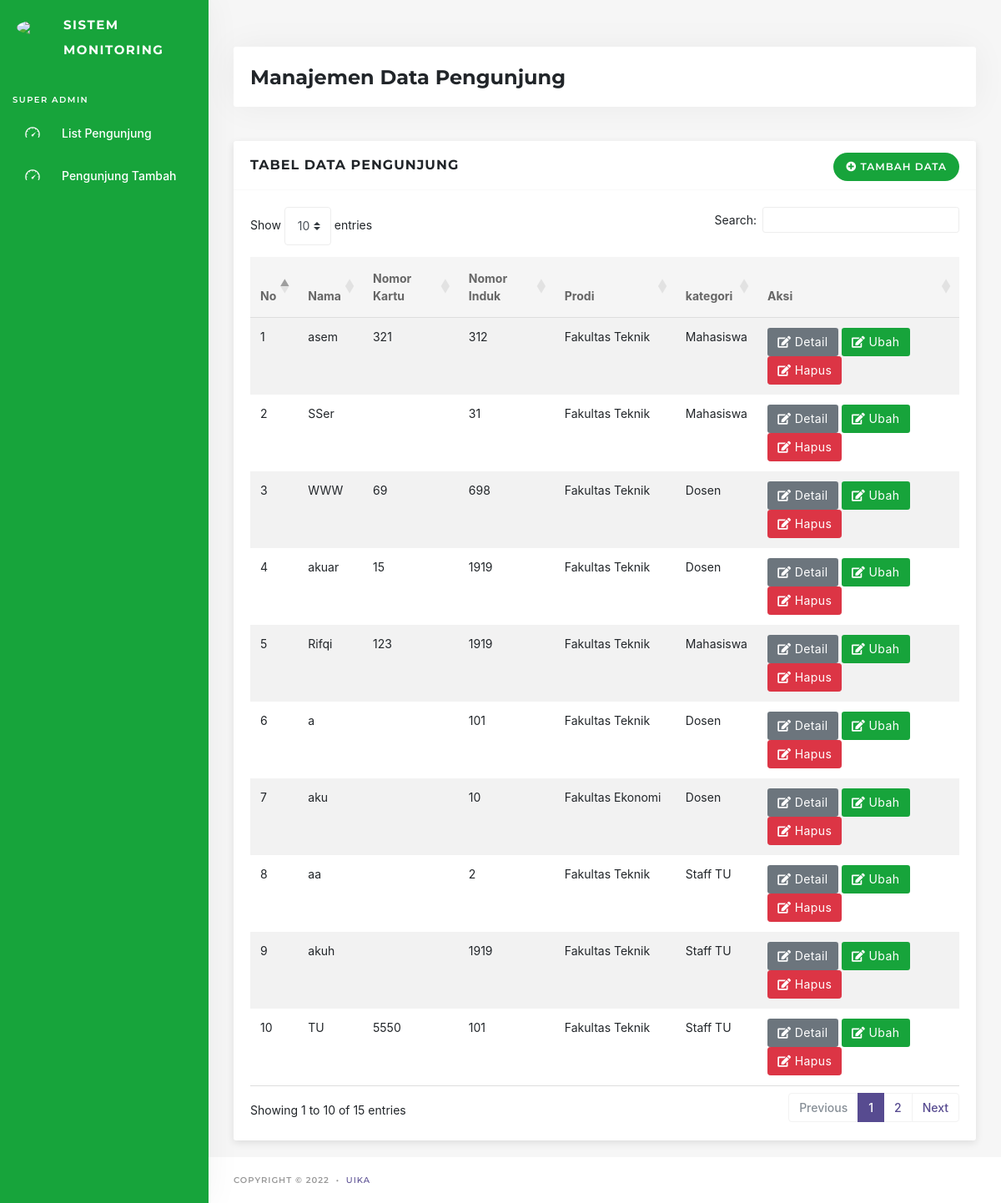
The page / on the database its author committed.
### tables this page shows
CREATE TABLE `tbl_pengunjung` (
  `id_pengunjung` int(11) NOT NULL,
  `no_kartu` int(20) DEFAULT NULL,
  `nama` varchar(50) NOT NULL,
  `no_induk` int(15) NOT NULL,
  `prodi` varchar(50) NOT NULL,
  `kategori` varchar(20) NOT NULL,
  `status` varchar(10) DEFAULT NULL,
  `date_add` datetime NOT NULL
);

### application/controllers/Pengunjung.php (called while the page is built, shortened)
<?php
class Pengunjung extends CI_Controller
{
    public function __construct()
    {
        $this->load->model('m_pengunjung');
    }
    public function index()
    {
        $data['title'] = 'Manajemen Pengunjung';
        $data['title_content'] = 'Manajemen Pengunjung';
        $data['pengunjung'] = $this->m_pengunjung->lists();
        $this->load->view('dash/templates/header', $data, FALSE);
        $this->load->view('dash/templates/topbar', $data, FALSE);
        $this->load->view('dash/templates/sidebar', $data, FALSE);
        $this->load->view('dash/pengunjung/index', $data, FALSE);
        $this->load->view('dash/templates/footer');
    }
}

### index.php (called while the page is built, shortened)
<?php
require_once BASEPATH.'core/CodeIgniter.php';

### application/models/M_pengunjung.php (called while the page is built, shortened)
<?php
class M_pengunjung extends CI_Model
{
    public function lists()
    {
        $this->db->select('*');
        $this->db->from('tbl_pengunjung');
        $this->db->order_by('id_pengunjung', 'desc');
        return $this->db->get()->result();
    }
}

### application/views/dash/pengunjung/index.php (the view, shortened to what this page needs)
<div class="main-content">
  <section class="section">
    <h1 class="section-header" >
        <div>Manajemen Data Pengunjung</div>
    </h1>
      <div class="row mt-3">
        <div class="col-12">
          <div class="card">
            <div class="card-header">
              <div class="float-right">
                <form>
                   <a href="<?= base_url('pengunjung/pengunjung_add') ?>" class="btn btn-add"><i class="fas fa-plus-circle fa-beat"></i> Tambah Data</a>
                </form>
                  </div>
              <h3>Tabel Data Pengunjung</h3>
            </div>
            <div class="card-body">
             <div class=" table-responsive">
                  <table id="my-table" class="table table-striped" width="100%" cellspacing="0">
                      <thead>
                          <tr>
                              <th>No</th>
                              <th>Nama</th>
                              <th>Nomor Kartu</th>
                              <th>Nomor Induk</th>
                              <th>Prodi</th>
                              <th>kategori</th>
                              <th>Aksi</th>
                          </tr>
                      </thead>
                      <tbody>
                              <?php $no = 1;
                                      foreach ($pengunjung as $key => $value) { ?>
                          <tr>
                              <td><?= $no++; ?></td>
                              <td><?= $value->nama?></td>
                              <td><?= $value->no_kartu?></td>
                              <td><?= $value->no_induk?></td>
                              <td><?= $value->prodi?></td>
                              <td><?= $value->kategori?></td>
                                <td>
                                      <button class="first btn btn-sm btn-info3"  data-toggle="modal" data-target="#detail<?= $value->id_pengunjung ?>"><i class="fa fa-edit"></i> Detail </button>
                                      <a href="<?= base_url('pengunjung/pengunjung_edit/' . $value->id_pengunjung) ?>" >
                                          <button class="first btn btn-sm btn-primary3" ><i class="fa fa-edit"></i> Ubah </button>
                                      </a>
                                      <button class="first btn btn-sm btn-danger"  data-toggle="modal" data-target="#delete<?= $value->id_pengunjung ?>"><i class="fa fa-edit"></i> Hapus</button>
                            </td>
                          </div>
                        </div>
                      </div>
                          </tr>
                              <?php } ?>

### application/views/dash/templates/header.php (shortened to what this page needs)
<!DOCTYPE html>
<html lang="en">
<head>
  <link rel="stylesheet" href="<?= base_url() ?>assets/backend/modules/bootstrap/css/bootstrap.min.css">
  <link rel="stylesheet" href="<?= base_url() ?>assets/backend/modules/ionicons/css/ionicons.min.css">
  <link rel="stylesheet" href="<?= base_url() ?>assets/backend/modules/fontawesome/web-fonts-with-css/css/fontawesome-all.min.css">
  <link rel="stylesheet" href="<?= base_url() ?>assets/backend/modules/summernote/summernote-lite.css">
  <link rel="stylesheet" href="<?= base_url() ?>assets/backend/modules/flag-icon-css/css/flag-icon.min.css">
  <link rel="stylesheet" href="<?= base_url() ?>assets/backend/css/demo.css">
  <link rel="stylesheet" href="<?= base_url() ?>assets/backend/css/custom.css">
  <link rel="stylesheet" href="<?= base_url() ?>assets/backend/css/style.css">
  <link rel="stylesheet" href="//cdn.datatables.net/1.11.5/css/dataTables.bootstrap4.min.css" />
</head>

### application/views/dash/templates/topbar.php (shortened to what this page needs)
<body>

### application/views/dash/templates/sidebar.php (shortened to what this page needs)
<div class="main-sidebar">
  <aside id="sidebar-wrapper">
    <div class="sidebar-brand">  <img src="http://localhost/monitor_gerbang/assets/backend/img/logo.jpg" class="sidebar-logo">
      <a href="index.html">Sistem Monitoring </a>
    </div>
    <ul class="sidebar-menu">
      <li class="menu-header">Super Admin </li>
      <li>
        <a  href="<?= base_url('/pengunjung') ?>"><i class="ion ion-speedometer"></i><span>List Pengunjung</span></a>
      </li>
      <li>
        <a  href="<?= base_url('/pengunjung/pengunjung_add') ?>"><i class="ion ion-speedometer"></i><span>Pengunjung Tambah</span></a>
      </li>
    </div>

### application/views/dash/templates/footer.php (shortened to what this page needs)
      <footer class="main-footer">
          <div class="footer-left">
            Copyright &copy; 2022 <div class="bullet"></div>   <a href="https://multinity.com/">UIKA</a>
          </div>
      </footer>
</body>
</html>

### assets/backend/css/custom.css (style rules this page uses)
.btn-primary3 { color: #fff; background-color: #17A43B; }
.btn-info3 { color: #fff; background-color: #6C757D; }

### rows shown on the page
tbl_pengunjung: nama "asem", no_kartu "321", no_induk "312", prodi "Fakultas Teknik", kategori "Mahasiswa"
tbl_pengunjung: nama "SSer", no_induk "31", prodi "Fakultas Teknik", kategori "Mahasiswa"
tbl_pengunjung: nama "WWW", no_kartu "69", no_induk "698", prodi "Fakultas Teknik", kategori "Dosen"
tbl_pengunjung: nama "akuar", no_kartu "15", no_induk "1919", prodi "Fakultas Teknik", kategori "Dosen"
tbl_pengunjung: nama "Rifqi", no_kartu "123", no_induk "1919", prodi "Fakultas Teknik", kategori "Mahasiswa"
tbl_pengunjung: nama "a", no_induk "101", prodi "Fakultas Teknik", kategori "Dosen"
tbl_pengunjung: nama "aku", no_induk "10", prodi "Fakultas Ekonomi", kategori "Dosen"
tbl_pengunjung: nama "aa", no_induk "2", prodi "Fakultas Teknik", kategori "Staff TU"
tbl_pengunjung: nama "akuh", no_induk "1919", prodi "Fakultas Teknik", kategori "Staff TU"
tbl_pengunjung: nama "TU", no_kartu "5550", no_induk "101", prodi "Fakultas Teknik", kategori "Staff TU"
